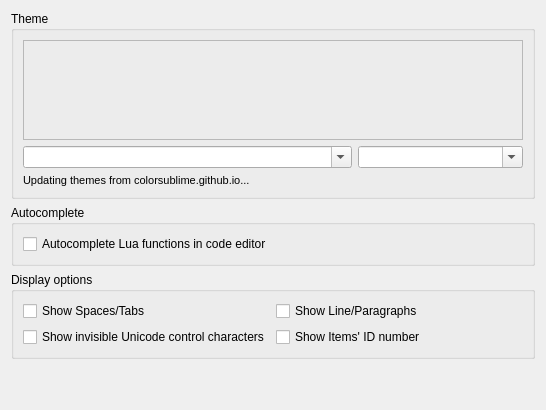
     <widget class="QWidget" name="tab_codeEditor">
      <attribute name="title">
       <string>Editor</string>
      </attribute>
      <layout class="QVBoxLayout" name="verticalLayout_tab_codeEditor">
       <item>
        <widget class="QGroupBox" name="groupbox_codeEditorThemeSelection">
         <property name="title">
          <string>Theme</string>
         </property>
         <layout class="QGridLayout" name="gridLayout_groupbox_codeEditorThemeSelection" columnstretch="2,1">
          <item row="0" column="0" colspan="2">
           <widget class="QFrame" name="frame_edbeePreviewWidget">
            <property name="minimumSize">
             <size>
              <width>500</width>
              <height>100</height>
             </size>
            </property>
            <property name="frameShape">
             <enum>QFrame::StyledPanel</enum>
            </property>
            <property name="frameShadow">
             <enum>QFrame::Raised</enum>
            </property>
            <layout class="QVBoxLayout" name="verticalLayout_frame_edbeePreviewWidget">
             <property name="spacing">
              <number>0</number>
             </property>
             <property name="leftMargin">
              <number>0</number>
             </property>
             <property name="topMargin">
              <number>0</number>
             </property>
             <property name="rightMargin">
              <number>0</number>
             </property>
             <property name="bottomMargin">
              <number>0</number>
             </property>
             <item>
              <widget class="edbee::TextEditorWidget" name="edbeePreviewWidget" native="true">
               <property name="font">
                <font/>
               </property>
              </widget>
             </item>
            </layout>
           </widget>
          </item>
          <item row="1" column="0">
           <widget class="QComboBox" name="code_editor_theme_selection_combobox">
            <property name="editable">
             <bool>true</bool>
            </property>
           </widget>
          </item>
          <item row="1" column="1">
           <widget class="QComboBox" name="script_preview_combobox">
            <property name="editable">
             <bool>true</bool>
            </property>
            <property name="sizeAdjustPolicy">
             <enum>QComboBox::AdjustToContents</enum>
            </property>
           </widget>
          </item>
          <item row="2" column="0" colspan="2">
           <widget class="QLabel" name="theme_download_label">
            <property name="font">
             <font>
              <pointsize>8</pointsize>
             </font>
            </property>
            <property name="text">
             <string>Updating themes from colorsublime.github.io...</string>
            </property>
           </widget>
          </item>
         </layout>
        </widget>
       </item>
       <item>
        <widget class="QGroupBox" name="groupBox_autoComplete">
         <property name="title">
          <string>Autocomplete</string>
         </property>
         <layout class="QVBoxLayout" name="verticalLayout_groupBox_autoComplete">
          <item>
           <widget class="QCheckBox" name="checkBox_autocompleteLuaCode">
            <property name="text">
             <string>Autocomplete Lua functions in code editor</string>
            </property>
           </widget>
          </item>
         </layout>
        </widget>
       </item>
       <item>
        <widget class="QGroupBox" name="groupBox_editorDisplayOptions">
         <property name="title">
          <string>Display options</string>
         </property>
         <layout class="QGridLayout" name="gridLayout_groupBox_editorDisplayOptions">
          <item row="0" column="0">
           <widget class="QCheckBox" name="checkBox_showSpacesAndTabs">
            <property name="toolTip">
             <string>&lt;body&gt;&lt;p&gt;When displaying Lua contents in the main text editor area of the Editor show tabs and spaces with visible marks instead of whitespace.&lt;/p&gt;</string>
            </property>
            <property name="text">
             <string>Show Spaces/Tabs</string>
            </property>
           </widget>
          </item>
          <item row="0" column="1">
           <widget class="QCheckBox" name="checkBox_showLineFeedsAndParagraphs">
            <property name="toolTip">
             <string>&lt;body&gt;&lt;p&gt;When displaying Lua contents in the main text editor area of the Editor show  line and paragraphs ends with visible marks as well as whitespace.&lt;/p&gt;</string>
            </property>
            <property name="text">
             <string>Show Line/Paragraphs</string>
            </property>
           </widget>
          </item>
          <item row="1" column="0">
           <widget class="QCheckBox" name="checkBox_showBidi">
            <property name="toolTip">
             <string>Shows bidirection Unicode characters which can be used to change the meaning of source code while remaining invisible to the eye</string>
            </property>
            <property name="text">
             <string>Show invisible Unicode control characters</string>
            </property>
           </widget>
          </item>
          <item row="1" column="1">
           <widget class="QCheckBox" name="checkBox_showIdNumbers">
            <property name="toolTip">
             <string>&lt;p&gt;Shows the &lt;b&gt;unique&lt;/b&gt; ID number that Mudlet uses internally to identify each instance of an item this is the same number that the Lua API functions that create aliases, key-binding, etc. return on success. This may be useful to know when there are multiple items of the same type with the same name and will be incorporated in the names of the related items' Lua scripts in the Central Debug Console output.&lt;/p&gt;&lt;p&gt;Note that although the number assigned to an item is constant during a session of the profile it may be different the next time the profile is loaded if other items are added or removed.&lt;/p&gt;</string>
            </property>
            <property name="text">
             <string>Show Items' ID number</string>
            </property>
           </widget>
          </item>
         </layout>
        </widget>
       </item>
       <item>
        <spacer name="verticalSpacer_codeEditor">
         <property name="orientation">
          <enum>Qt::Vertical</enum>
         </property>
         <property name="sizeHint" stdset="0">
          <size>
           <width>20</width>
           <height>40</height>
          </size>
         </property>
        </spacer>
       </item>
      </layout>
     </widget>
